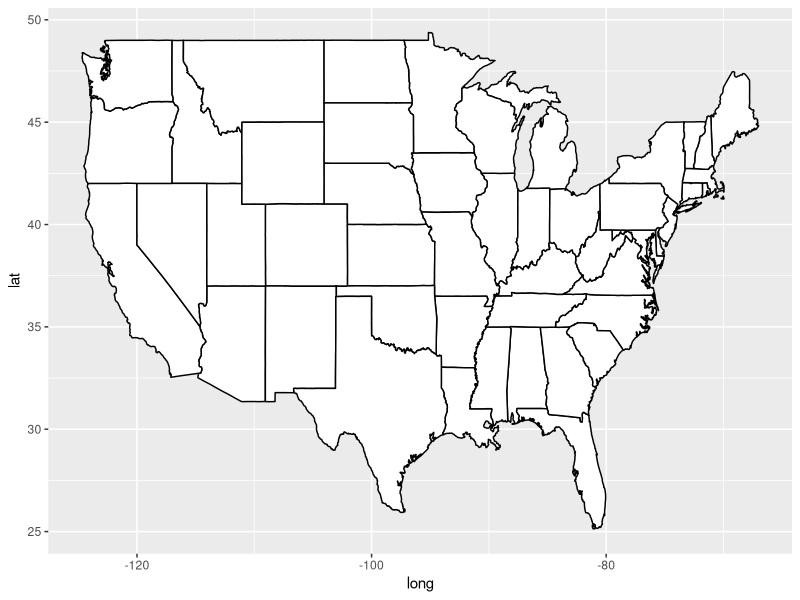
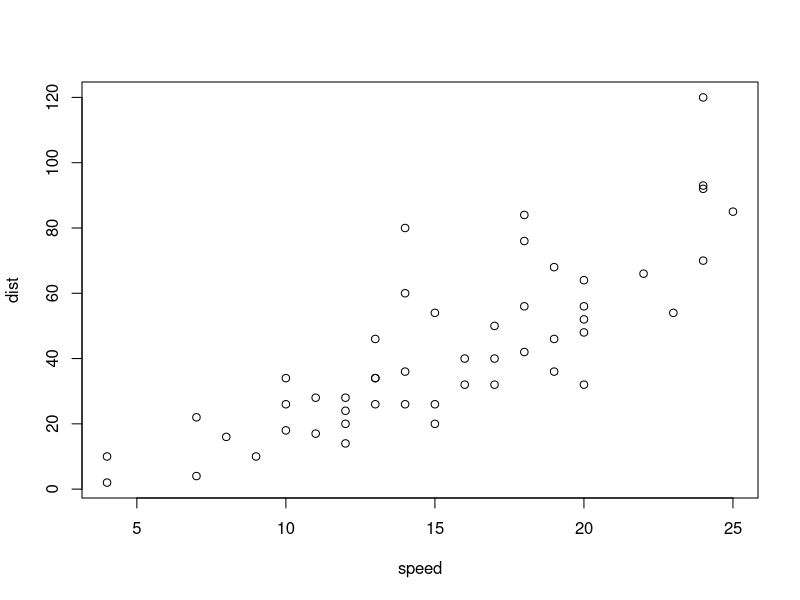

Source code (R) for these figures, in order:
## ---- chunk 1
#load library
library(ggplot2)
library(maps)

#load generic usa map data
all_states <- map_data("state")
states <- subset(all_states, region %in% c( "connecticut", "maine", "massachusetts", "new hampshire", "new york", "rhode island", "vermont" ) )

#plot all states with ggplot
p <- ggplot()
p <- p + geom_polygon( data=all_states, aes(x=long, y=lat, group = group),colour="black", fill="white" )
p

## ---- chunk 2
plot(cars)
